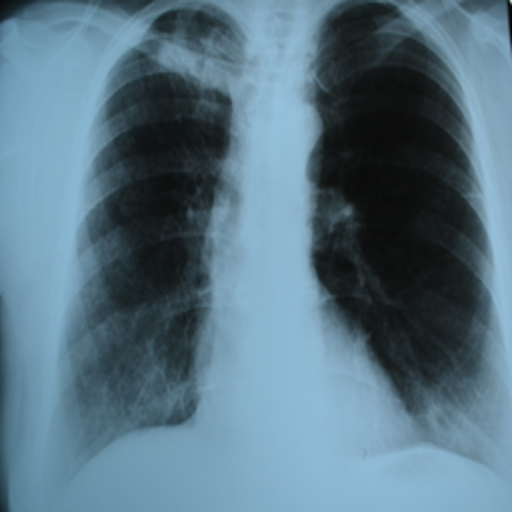
#> input picture data/Diff_Poisoning_showcase/raw.png, 512 x 512 px, found by its file name; the run also reads 1 picture not shown here
$ jupyter execute --allow-errors main.ipynb   (shell and % lines are left out)
#> lines starting #> are read from the running program, lines starting #| are printed output that depends on the picture
[cell 1]
from IPython.display import Image
Image(filename="../data/logo.jpg",width=400,height=260)

# BiaSlayer
### Stop bullshit in ML

## Introduction
Draft :

The use of machine learning models has increased tremendously during the past XX, a particular focus has been made on medical application as it can help in predicting certain disease based on XX

Unfortunately it is still very much misused as it is often seen as a “black box” where just feeding huge amount of data into your algorithm will later let you put whatever you want and get your wanted prediction. It does not and should not work like that.

Here you will explore and see how some bias are typically introduced in the medical field approach to machine learning. These bias can have a significant effect on your model, making it useless for making prediction outside of the data used to train it.

*TODO : rewrite + Rappeler les enjeux ML, pourquoi cette plateforme*

[cell 2]
#Importing some libraries for the notebook
import os,cv2,random,time,glob,sys

import numpy as np
import matplotlib.pyplot as plt
import matplotlib.image as mpimg
import ipywidgets as widgets

from argparse import ArgumentParser
from ipywidgets import interact, interact_manual
sys.path.append("../")
from script_change_images import poisonImage
from matplotlib import rcParams

## Dataset
Here you will work with a public dataset containing chest X-Rays images of healthy patients or suffering from pneumonia.

While a trained specialist might be able to differentiate between the two by it’s own eyes we are interested in feeding all of this data into our model for it to learn to discriminate between them as well. In the future we could give it new images and it would predict for us if the patient is suffering from the disease automatically.

Sounds great and easy right ? Well it’s a tad more complicated..

Here you are invited to take a quick look at the dataset for yourself, would you be able to find the differences between healthy and pneumonia on your own ?

If you are interested to know more about the data you can find it [here](https://data.mendeley.com/datasets/9xkhgts2s6/3) or on [Kaggle](https://www.kaggle.com/datasets/artyomkolas/3-kinds-of-pneumonia).

[cell 3]
#TODO : resize dataset ????

#Defining a widget to display the dataset
#Going to data
os.chdir("../data/Curated X-Ray Dataset/")
directory = widgets.Dropdown(options=["Normal","Pneumonia-Bacterial","Pneumonia-Viral"])
#> (the rest of this cell did not finish here and is left out)

## Choose additional informations

In a real world application, doctors might be interested in adding additional information to their imaging results. It might be a patient name as to not forget to which the image belong or the date of the scan, any info that they could use to keep track of their work.

Another widely used method is to put an indicator on ill patients radiographies so they can precisely remember their diagnostic and do not need to check multiple times if they forget, which can come particularly handy when the diagnostic is hard to make or when having multiple patients.

Here your can choose between different types of modifications that you would like to add to your images !

We encourage you to put a red dot as indicative of the disease as it is one of the most widely spread method.

[cell 4]
os.chdir("../../notebooks")
#Define golbal variable
DATASET = "Raw"

#Plotting
#Figure size (in inches)
rcParams['figure.figsize'] = 22,16

#Get images
img_raw = mpimg.imread("../data/Diff Poisoning showcase/raw.png")
#> img_raw is the input picture: shape (512, 512, 3) float32; mean R, G, B 0.344, 0.455, 0.516
img_dot = mpimg.imread("../data/Diff Poisoning showcase/dot.png")
img_date = mpimg.imread("../data/Diff Poisoning showcase/date.jpg")
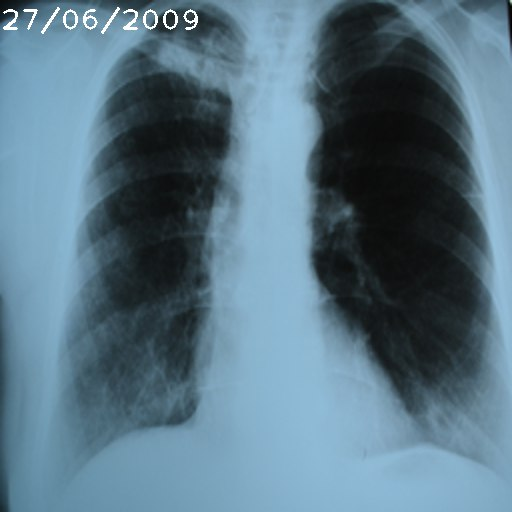
#> input picture data/Diff_Poisoning_showcase/date.jpg, 512 x 512 px, found by its file name
#> img_date is the input picture: shape (512, 512, 3); mean R, G, B 88.5, 116.6, 132.4
img_dotdate = mpimg.imread("../data/Diff Poisoning showcase/dotdate.jpg")
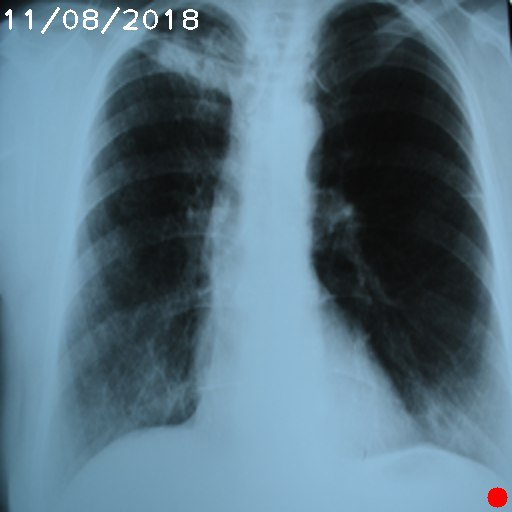
#> input picture data/Diff_Poisoning_showcase/dotdate.jpg, 512 x 512 px, found by its file name
#> img_dotdate is the input picture: shape (512, 512, 3); mean R, G, B 88.6, 116.4, 132.1


#Display
#> (the rest of this cell did not finish here and is left out)
